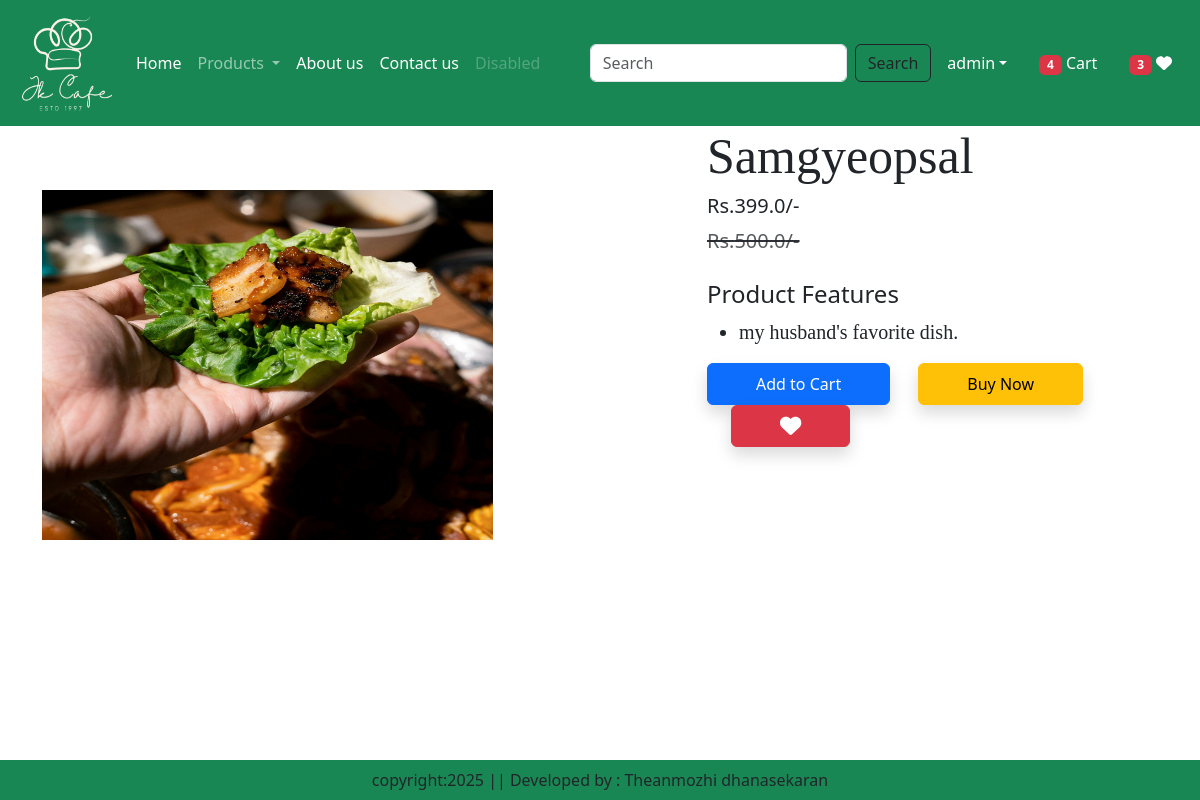
The app's page /product-detail/2/ (signed in) with its own data.
### app/models.py (models this page shows, shortened)
class Product(models.Model):
    title=models.CharField(max_length=100)
    selling_price=models.FloatField()
    discounted_price=models.FloatField()
    description=models.TextField()
    composition=models.TextField(default='')
    proadapp=models.TextField(default='')
    category=models.CharField(choices=CATEGORY_CHOICES,max_length=2)
    product_image=models.ImageField(upload_to='product')

### app/views.py (the view)
# urls.py: path('product-detail/<int:pk>/',views.ProductDetail.as_view(),name='product-detail'),
class ProductDetail(View):
    def get(self,request,pk):
        product=Product.objects.get(pk=pk)
        wishlist=Wishlist.objects.filter(Q(product=product)&Q(user=request.user))
        totalitem=0
        wishitem=0
        if request.user.is_authenticated:
            totalitem=len(Cart.objects.filter(user=request.user))
            wishitem=len(Wishlist.objects.filter(user=request.user))
        return render(request,'app/productdetail.html',locals())

### app/templates/app/productdetail.html (shortened to what this page needs)
{% extends 'app/base.html' %}
{%load static %}
{% block main-content %}
    <div class="container">
        <div class="row flex justify-content-between">
            <div class="img2 col-lg-5 mt-5">
                <img src="{{product.product_image.url}}" class="image col-xs-6 col-sm-12 col-lg-12 mt-3 text-sm-center w-100 h-75" alt=""/>
            </div>
            <div class="product-detail col-lg-5">
                <h1 style="font-family: Georgia; font-size: 50px;">{{product.title}}</h1>
                <h5>Rs.{{product.discounted_price}}/-</h5>
                <small class="text-decoration-line-through text-muted fs-5"><del>Rs.{{product.selling_price}}/-</del></small>
                <br><br><h4>Product Features</h4>
                <ul class="fs-5" style="font-family: Rajdhani;">
                    <li>{{product.description}}</li>
                </ul>
                <form action="/add-to-cart" class="d-inline">
                    <button type="submit" class=" btn btn-primary  shadow px-5 py-2">Add to Cart</button>
                </form>
                <a href="{% url 'showcart' %}" class="btn btn-warning shadow px-5 py-2 ms-4">Buy Now</a>
                {% if wishlist %}
                <a pid="{{  product.id  }}"  class="minus-wishlist btn btn-danger shadow px-5 py-2 ms-4"><i class="fas fa-heart fa-lg"></i> </a>
                {% else %}
                <a pid="{{  product.id    }}"   class="plus-wishlist btn btn-success shadow px-5 py-2 ms-4"><i class="fas fa-heart fa-lg"></i></a>
                {% endif %}
                </div>
            </div>
        </div>
{% endblock main-content %}

### app/templates/app/base.html (shortened to what this page needs)
<!DOCTYPE html>
<html lang="en">
<head>
{% load static %}
    <link href="https://cdn.jsdelivr.net/npm/bootstrap@5.3.6/dist/css/bootstrap.min.css" rel="stylesheet">
    <link rel="stylesheet" href ="{%static 'css/owl.carousel.min.css'%}"/>
    <link rel="stylesheet" href ="{%static 'css/all.min.css'%}"/>
    <link rel="stylesheet" href ="{%static 'css/style.css'%}"/>
</head>
<body>
    <nav class="navbar navbar-expand-lg navbar-dark bg-success">
        <div class="container-fluid">
            <a class="navbar-brand" href="#">
                <img src="{% static 'images/jk_cafe.png'%}" width="100" height="100"/>
            </a>
            <div class="collapse navbar-collapse" id="navbarSupportedContent">
                <ul class="navbar-nav me-auto mb-2 mb-lg-0">
                    {% if request.user.is_authenticated%}
                    <li class="nav-item">
                        <a class="nav-link active" aria-current="page" href="/">Home</a>
                    </li>
                    <li class="nav-item dropdown">
                        <a class="nav-link dropdown-toggle" href="#" role="button" data-bs-toggle="dropdown" aria-expanded="false">
                        Products
                        </a>
                    </li>
                    <li class="nav-item">
                        <a class="nav-link text-white" href="{% url 'about' %}">About us</a>
                    </li>
                    <li class="nav-item">
                        <a class="nav-link text-white" href="{% url 'contact' %}">Contact us</a>
                    </li>
                    <li class="nav-item">
                        <a class="nav-link disabled" aria-disabled="true">Disabled</a>
                    </li>
                </ul>
                <form class="d-flex" role="search" action="/search">
                    <input class="form-control me-2" type="search" placeholder="Search"  name="search" aria-label="Search"/>
                    <button class="btn btn-outline-dark" type="submit">Search</button>
                </form>
            </div>
            <ul class="navbar-nav me-auto mb-2 mb-lg-0">
                <li class="nav-item dropdown mx-2">
                    <a class="nav-link dropdown-toggle text-white" href="#" id="profileDropdown" role="button" data-bs-toggle="dropdown" aria-expanded="false">{{user}}</a>
                </li>
                <li class="nav-item mx-2">
                    <a href="{% url 'showcart' %}" class="nav-link text-white"><span class="badge bg-danger">{% if totalitem > 0 %}
                        {{totalitem}} {% endif %} </span> Cart</a>
                </li>
                <li class="nav-item mx-2">
                    <a href="{% url 'showwishlist' %}" class="nav-link text-white"><span class="badge bg-danger">{% if wishitem > 0 %}
                        {{wishitem}} {% endif %} </span>    <i class="fa fa-heart"></i></a>
                </li>
                {% endif %}
            </ul>
        </div>
    </nav>
    {% block main-content %}{% endblock main-content %}
    <footer class="container-fluid  fixed-bottom bg-success text-center  p-2  mt-5">
        copyright:2025 || Developed by : Theanmozhi dhanasekaran
    </footer>
</body>
</html>

### records on screen
Product: product_image (picture), title "Samgyeopsal", discounted_price "399.0", selling_price "500.0", description "my husband's favorite dish."

### other values on screen
{{ user }} "admin"
{{ totalitem }} "4"
{{ wishitem }} "3"
